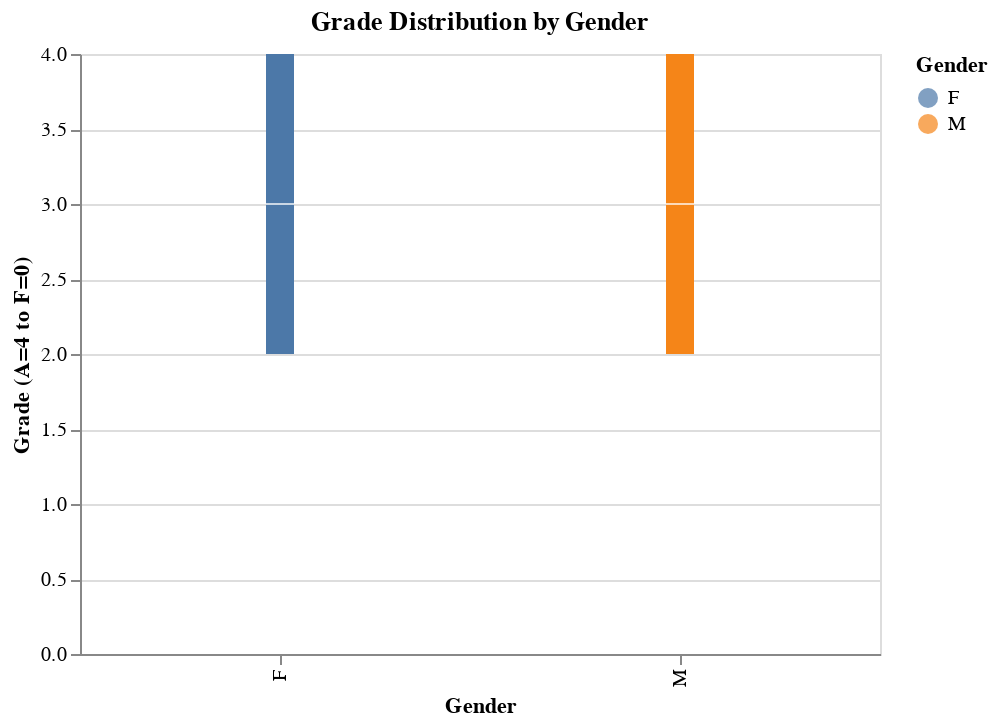

Notebook source saved alongside this figure:
### Markdown cell above
1. Altair Boxplot – Grade Distribution by Gender

### Code cell
alt.data_transformers.disable_max_rows()
df_viz1 = df[['Gender', 'Grades']].dropna()
grade_order = ['F', 'D', 'C', 'B', 'A']
df_viz1 = df_viz1[df_viz1['Grades'].isin(grade_order)]
df_viz1['Grade_Value'] = df_viz1['Grades'].map({'F': 0, 'D': 1, 'C': 2, 'B': 3, 'A': 4})

chart = alt.Chart(df_viz1).mark_boxplot(extent='min-max').encode(
    x=alt.X('Gender:N', title='Gender'),
    y=alt.Y('Grade_Value:Q', title='Grade (A=4 to F=0)'),
    color=alt.Color('Gender:N'),
    tooltip=['Gender', 'Grades']
).properties(
    title='Grade Distribution by Gender',
    width=400,
    height=300
).interactive()

chart.show()
chart.save('altair_chart.html')

### Figure 1 — Vega-Lite specification as saved in the notebook (floating-point values rounded to 4 significant figures; data arrays with more than 128 entries replaced by an {"elided": "..."} marker saying what was removed)
{"config": {"view": {"continuousWidth": 300, "continuousHeight": 300}}, "data": {"name": "data-dd4e2627f199076836dca7774950ea05"}, "mark": {"type": "boxplot", "extent": "min-max"}, "encoding": {"color": {"field": "Gender", "type": "nominal"}, "tooltip": [{"field": "Gender", "type": "nominal"}, {"field": "Grades", "type": "nominal"}], "x": {"field": "Gender", "title": "Gender", "type": "nominal"}, "y": {"field": "Grade_Value", "title": "Grade (A=4 to F=0)", "type": "quantitative"}}, "height": 300, "params": [{"name": "param_4", "select": {"type": "interval", "encodings": ["x", "y"]}, "bind": "scales"}], "title": "Grade Distribution by Gender", "width": 400, "$schema": "https://vega.github.io/schema/vega-lite/v5.20.1.json", "datasets": {"data-dd4e2627f199076836dca7774950ea05": {"elided": "8166 records"}}}
